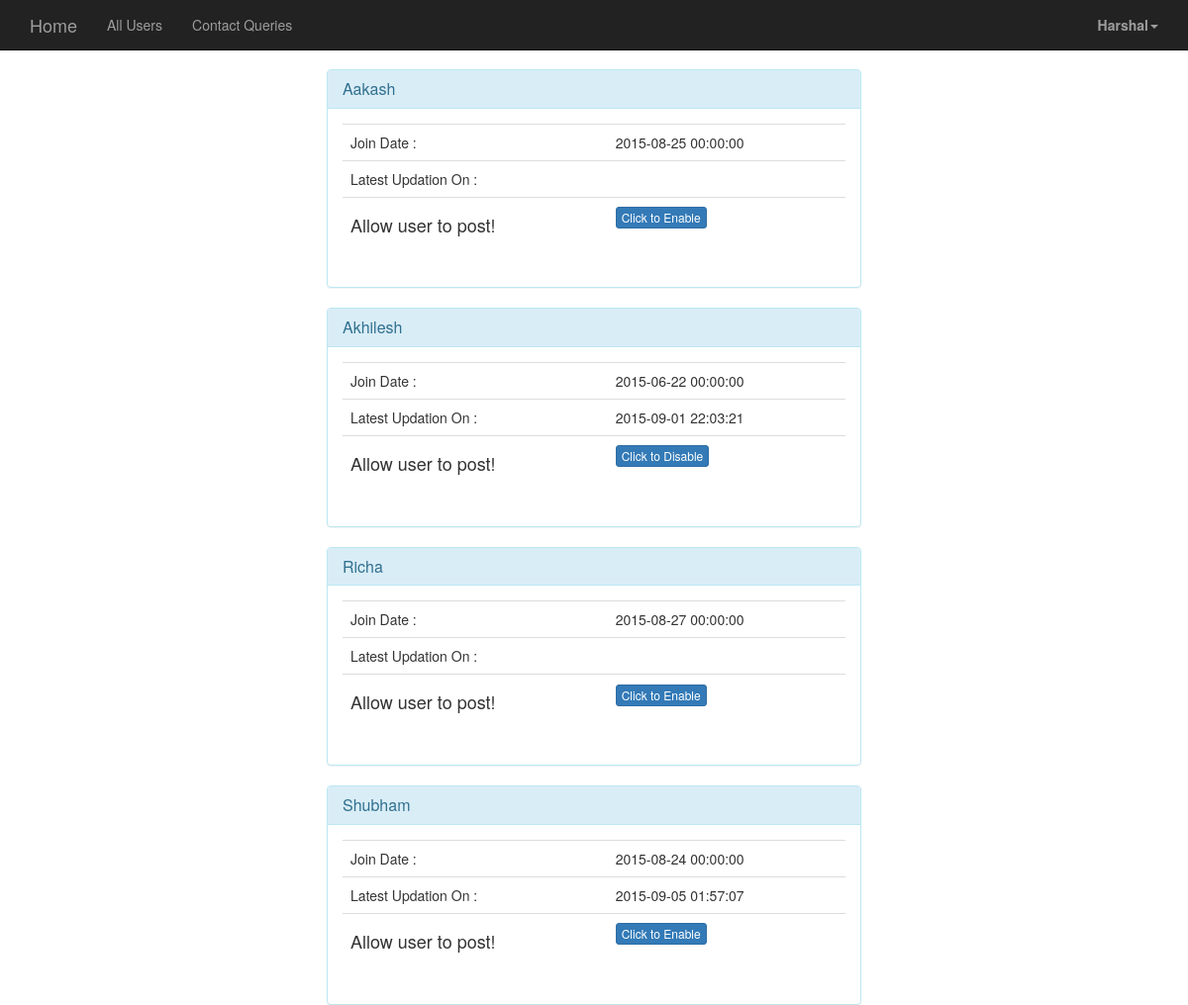
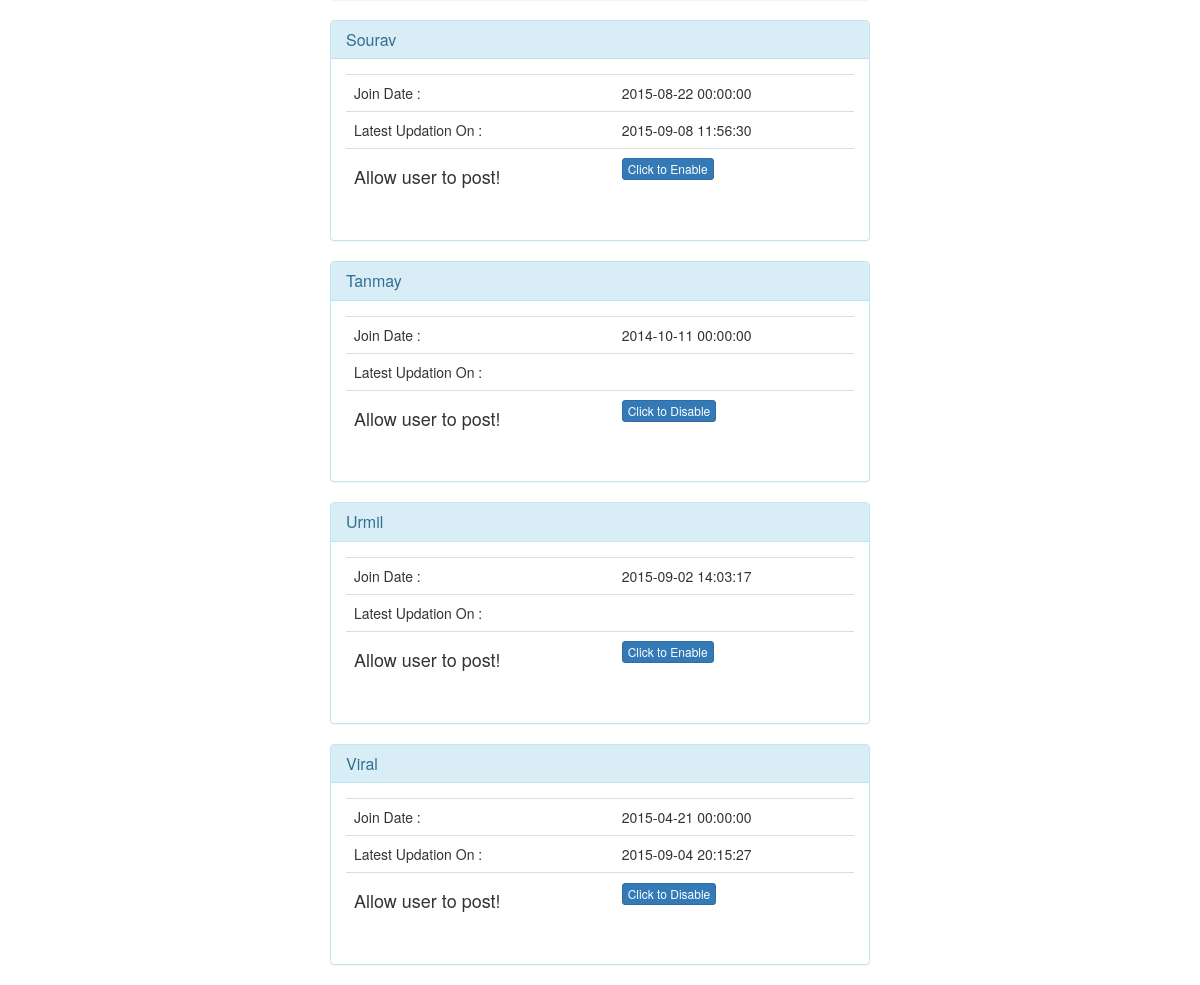
/api/admin_page.php (signed in), run on the app's committed database (2 pictures, top to bottom).
### tables this page shows
CREATE TABLE IF NOT EXISTS `blogger_info` (
  `blogger_id` int(11) NOT NULL,
  `blogger_username` varchar(100) NOT NULL,
  `blogger_password` varchar(100) NOT NULL,
  `blogger_creation_date` datetime DEFAULT NULL,
  `blogger_user_type` int(11) NOT NULL DEFAULT '0',
  `blogger_is_active` int(11) NOT NULL DEFAULT '0',
  `blogger_updated_date` datetime DEFAULT NULL
);

### api/admin_page.php (the view, shortened to what this page needs)
<!DOCTYPE html>
<html lang="en">
<head>
    <link href="../css/bootstrap.min.css" rel="stylesheet">
	<link href="//maxcdn.bootstrapcdn.com/font-awesome/4.2.0/css/font-awesome.min.css" rel="stylesheet">
    <link href="../css/blog-home.css" rel="stylesheet">
	<link href="https://gitcdn.github.io/bootstrap-toggle/2.2.0/css/bootstrap-toggle.min.css" rel="stylesheet">
</head>
<body>
	<?php
			$blogger_user_name = $_SESSION["blogger_user_name"];
			require 'connect_to_db.php';
			$sql = "SELECT blogger_id,blogger_username, blogger_creation_date, blogger_updated_date, blogger_is_active FROM blogger_info WHERE blogger_user_type = 0 ORDER BY blogger_username";
			$result = mysqli_query($conn, $sql);
			$user_array = array();
			if (mysqli_num_rows($result)>0){
					while($row = mysqli_fetch_assoc($result)) {
						$user_array[] = $row;
					}
			}
	?>
    <nav class="navbar navbar-inverse navbar-fixed-top" role="navigation">
        <div class="container">
            <div class="navbar-header">
                <a class="navbar-brand" href="admin_page.php">Home</a>
            </div>
            <div class="collapse navbar-collapse" id="bs-example-navbar-collapse-1">
                <ul class="nav navbar-nav">
                    <li>
                        <a href="admin_page.php">All Users</a>
                    </li>
					<li>
                        <a href="contact_queries.php">Contact Queries</a>
                    </li>
                </ul>
				<ul class="nav navbar-nav navbar-right">
					<li class="dropdown">
						<a href="#" class="dropdown-toggle" data-toggle="dropdown">
							<b><?php  echo $blogger_user_name;?><span class="caret"></span></b>
						</a>
					</li>
				</ul>
            </div>
        </div>
    </nav>
    <div class="container">
		<div class="col-xs-12 col-sm-12 col-md-6 col-lg-6 col-xs-offset-0 col-sm-offset-0 col-md-offset-3 col-lg-offset-3 toppad" >
			<?php
				foreach($user_array as $user)
				{
					if($user['blogger_is_active'] == 1){
						$button = 'Click to Disable';
					}
					else{
						$button = "Click to Enable";
					}
					echo '<div class="panel panel-info">
							<div class="panel-heading">
								<h3 class="panel-title"><a href="test.php?var='.$user['blogger_id'].'" data-toggle="tooltip" title="Click Here!">'.$user['blogger_username'].'</a></h3>
							</div>
							<div class="panel-body">
								<div class="row">
									<div class=" col-md-12 col-lg-12 ">
										<table class="table table-user-information">
											<tbody>
												<tr>
													<td>Join Date : </td>
													<td>'.$user['blogger_creation_date'].'</td>
												</tr>
												<tr>
													<td>Latest Updation On : </td>
													<td>'.$user['blogger_updated_date'].'</td>
												</tr>
												<tr>
													<td><h4>Allow user to post!</h4></td>
													<td>
														<button class="btn btn-primary btn-xs" onclick="redirect('.$user['blogger_id'].')">'.$button.'</button>
													</td>
												</tr>
											</tbody>
										</table>
									</div>
								</div>
							</div>
						</div>';
				}
			?>
		</div>
    </div>
</body>
</html>

### css/blog-home.css (style rules this page uses)
body { padding-top: 70px; }

### data on the page
blogger_info: blogger_username "Aakash", blogger_creation_date "2015-08-25 00:00:00", blogger_is_active "Click to Enable"
blogger_info: blogger_username "Akhilesh", blogger_creation_date "2015-06-22 00:00:00", blogger_updated_date "2015-09-01 22:03:21", blogger_is_active "Click to Disable"
blogger_info: blogger_username "Richa", blogger_creation_date "2015-08-27 00:00:00", blogger_is_active "Click to Enable"
blogger_info: blogger_username "Shubham", blogger_creation_date "2015-08-24 00:00:00", blogger_updated_date "2015-09-05 01:57:07", blogger_is_active "Click to Enable"
blogger_info: blogger_username "Sourav", blogger_creation_date "2015-08-22 00:00:00", blogger_updated_date "2015-09-08 11:56:30", blogger_is_active "Click to Enable"
blogger_info: blogger_username "Tanmay", blogger_creation_date "2014-10-11 00:00:00", blogger_is_active "Click to Disable"
blogger_info: blogger_username "Urmil", blogger_creation_date "2015-09-02 14:03:17", blogger_is_active "Click to Enable"
blogger_info: blogger_username "Viral", blogger_creation_date "2015-04-21 00:00:00", blogger_updated_date "2015-09-04 20:15:27", blogger_is_active "Click to Disable"

### other printed values
$blogger_user_name "Harshal"
